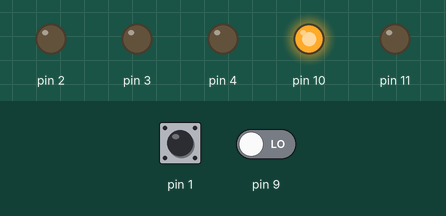
A sketch run on a simulated Arduino Uno, built with avr-gcc and run on an emulated ATmega328P. On the bench: output pins drawn as LEDs (lit = HIGH). Inputs (shaded band) come from the test bench; at power-on: pin 1 HIGH, pin 9 LOW.

Above: at 1.2 s.
1.3 s: pin 1 pulled LOW for 0.15 s
At 1.37 s:
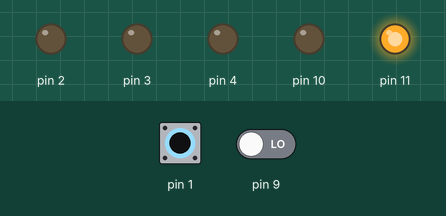
2.9 s: pin 1 pulled LOW for 3.2 s
At 6.7 s:
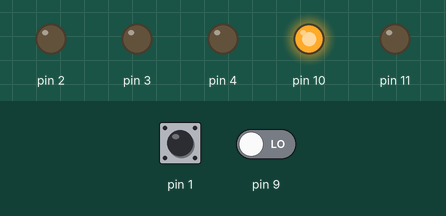
7.6 s: pin 1 driven LOW and pin 9 driven HIGH
At 8.8 s:
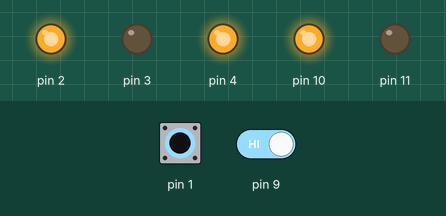
9.1 s: pin 1 driven HIGH
At 10.0 s:
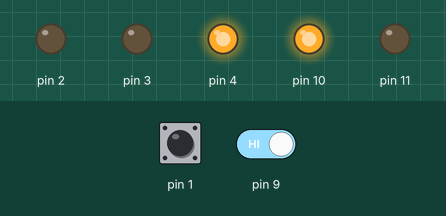
10.6 s: pin 1 driven LOW
At 11.3 s:
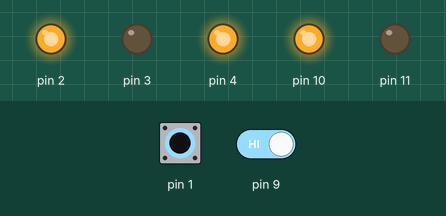
Timing chart, 0 to 13.1 s (numbered marks = the images above; inputs shaded):
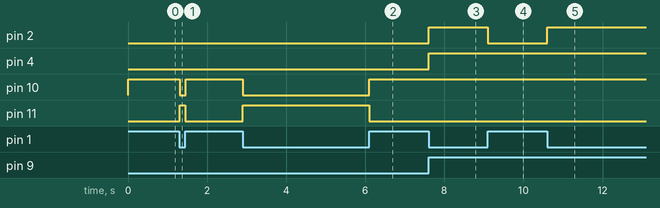

Measured:
- after the input at 1.3 s, pin 10: HIGH → LOW at once, → HIGH 0.15 s later; pin 11: LOW → HIGH at once, → LOW 0.15 s later
- after the input at 2.9 s, pin 10: HIGH → LOW at once, → HIGH 3.2 s later; pin 11: LOW → HIGH at once, → LOW 3.2 s later
- after the input at 7.6 s, pin 2, pin 4: LOW → HIGH at once
- after the input at 9.1 s, pin 2: HIGH → LOW at once
- after the input at 10.6 s, pin 2: LOW → HIGH at once

The sketch:

hydrateinator.ino
```cpp
#include "hydrateinator.h"

void setup() {
  // configure the pump
  pinMode(PUMP_INA1_PIN, OUTPUT);
  pinMode(PUMP_INA2_PIN, OUTPUT);
  pinMode(PUMP_PWMA_PIN, OUTPUT);

  // configure the UR GPIO pins
  pinMode(UR_READY_PIN, INPUT);
  pinMode(UR_TO_HOLDER_PIN, OUTPUT);
  pinMode(UR_TO_STOW_PIN, OUTPUT);

  // configure the breakbeam sensor pins and set the internal pullup resistor
  pinMode(BREAKBEAM_PIN, INPUT);
  digitalWrite(BREAKBEAM_PIN, HIGH);
}

void loop() {
  if (is_cup_present()) {
    if (!is_manipulator_ready()) {
      move_to_fill_position();
    } else {
      unsigned long start_time = millis();
      run_pump();

      while (is_cup_present() && (millis() - start_time) < MAX_FILL_TIME_MS) {
        continue;
      }

      stop_pump();
      move_to_stow_position();
    }
  } else {
    stop_pump();
    move_to_stow_position();
  }

  delay(10);
}

int normalize_speed(float speed) {
  speed = constrain(speed, 0.0, 1.0);
  return (int)(speed * (PWM_MAX - PWM_MIN)) + PWM_MIN;
}

bool is_cup_present() {
  return !(bool)digitalRead(BREAKBEAM_PIN);
}

bool is_manipulator_ready() {
  return (bool)digitalRead(UR_READY_PIN);
}

void move_to_fill_position() {
  digitalWrite(UR_TO_STOW_PIN, LOW);
  digitalWrite(UR_TO_HOLDER_PIN, HIGH);
}

void move_to_stow_position() {
  digitalWrite(UR_TO_HOLDER_PIN, LOW);
  digitalWrite(UR_TO_STOW_PIN, HIGH);
}

void run_pump() {
  digitalWrite(PUMP_INA1_PIN, HIGH);
  digitalWrite(PUMP_INA2_PIN, LOW);
  analogWrite(PUMP_PWMA_PIN, normalize_speed(0.7));
}

void stop_pump() {
  digitalWrite(PUMP_INA1_PIN, LOW);
  digitalWrite(PUMP_INA2_PIN, LOW);
}
```
